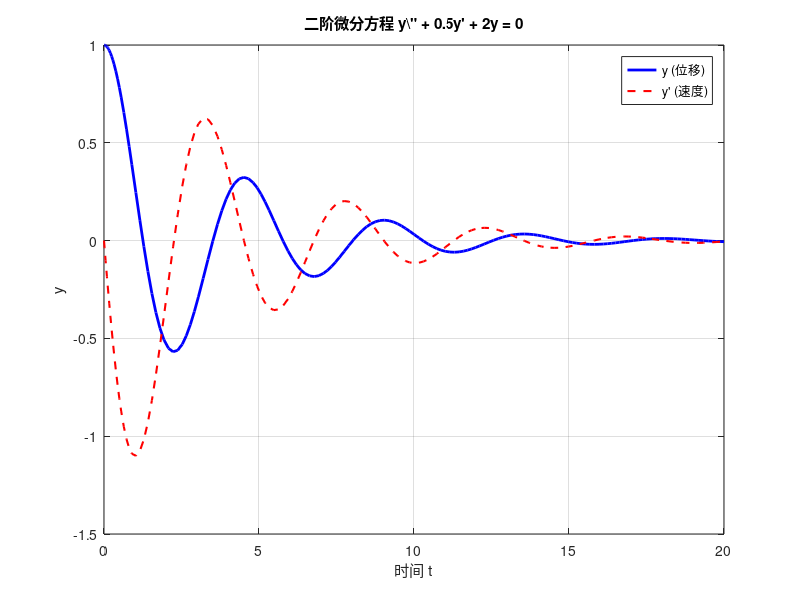

MATLAB code for this plot:
%% ode_solver_demo - 常微分方程求解演示
% 基于《机械工程设计分析与MATLAB应用》期末复习资料
% 使用ode45求解二阶微分方程并绘图

function ode_solver_demo()
    fprintf('====== 常微分方程求解演示 ======\n');
    fprintf('使用 ode45 求解二阶微分方程\n\n');
    
    % 求解：y'' + 0.5*y' + 2*y = 0
    % 初始条件：y(0) = 1, y'(0) = 0
    % 降阶：令 x1 = y, x2 = y'
    %       x1' = x2
    %       x2' = -0.5*x2 - 2*x1
    
    tspan = [0, 20];
    x0 = [1; 0];
    
    [t, x] = ode45(@my_odefun, tspan, x0);
    
    figure('Name', 'ODE求解演示', 'NumberTitle', 'off');
    plot(t, x(:,1), 'b-', 'LineWidth', 2);
    hold on;
    plot(t, x(:,2), 'r--', 'LineWidth', 1.5);
    hold off;
    xlabel('时间 t');
    ylabel('y');
    title('二阶微分方程 y\" + 0.5y'' + 2y = 0');
    legend('y (位移)', 'y'' (速度)');
    grid on;
    
    fprintf('求解完成！\n');
    fprintf('方程：y\" + 0.5*y'' + 2*y = 0\n');
    fprintf('初始条件：y(0) = 1, y''(0) = 0\n');
    fprintf('时间范围：[0, 20]\n');
    fprintf('请查看弹出的图形窗口。\n');
end

%% 微分方程函数（内部函数）
function dx = my_odefun(t, x)
    dx = zeros(2, 1);
    dx(1) = x(2);          % x1' = x2
    dx(2) = -2*x(1) - 0.5*x(2);  % x2' = -2*x1 - 0.5*x2
end
